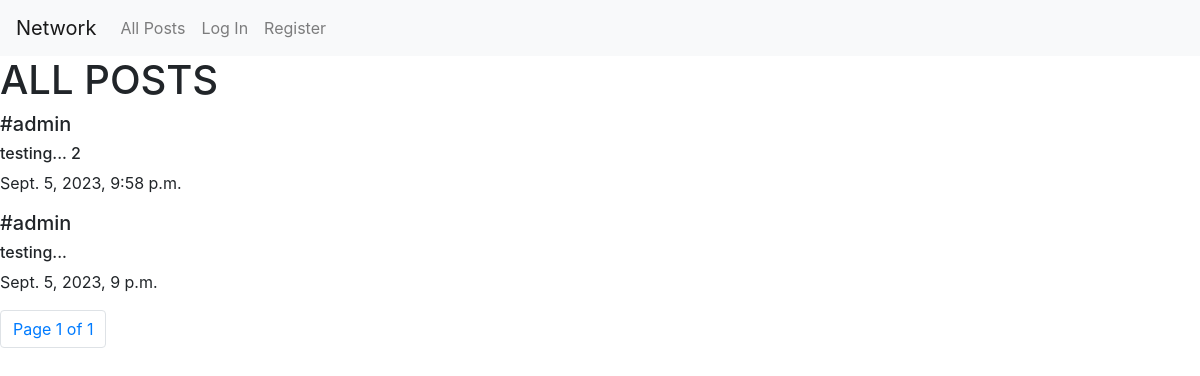
Before: / with the older database file.
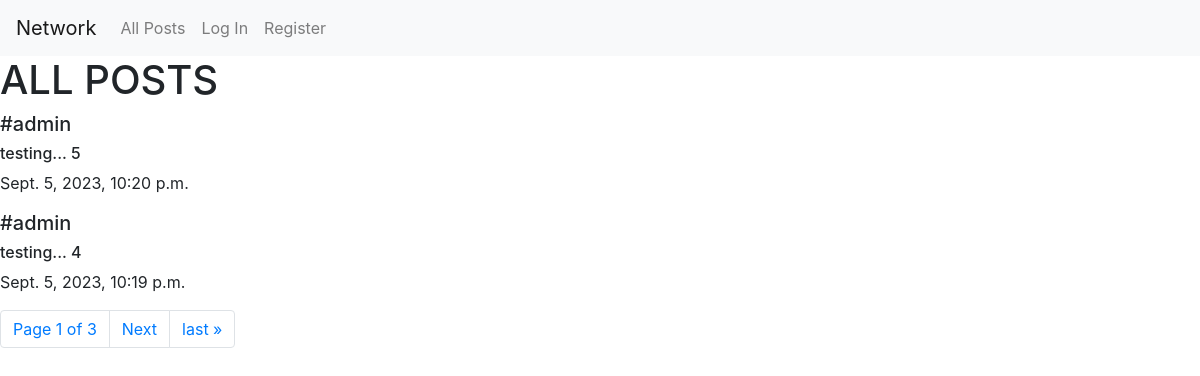
After: the same page with the newer database file.
### network/models.py (models this page shows, shortened)
class Post(models.Model):
    content = models.CharField(max_length=260)
    user = models.ForeignKey(User, on_delete=models.CASCADE, related_name="writer")
    date = models.DateTimeField(auto_now_add=True)

class User(AbstractUser):
    pass

### network/views.py (the view)
# urls.py: path("", views.index, name="index"),
def index(request):
    allPosts = Post.objects.all().order_by("id").reverse()
    paginator = Paginator(allPosts, 2)
    page_number = request.GET.get('page')
    page_obj = paginator.get_page(page_number)
    return render(request, "network/index.html", {
        "allPosts": allPosts,
        "page_obj": page_obj
    })

### network/templates/network/index.html (shortened to what this page needs)
{% extends "network/layout.html" %}
{% block body %}
    <div id="body">
        <h1>ALL POSTS</h1>
    </div>
    <div class="allPosts">
        {% for post in page_obj %}
            <div>
                <h5 class="username">#{{ post.user }}</h5>
                <h6 class="content">{{ post.content }}</h6>
                <p class="date">{{ post.date }}</p>
            </div>
        {% endfor %}
    </div>
    <nav aria-label="Page navigation example">
        <ul class="pagination">
                <li class="page-item"><a href="" class="page-link">Page {{ page_obj.number }} of {{ page_obj.paginator.num_pages }}</a></li>
            {% if page_obj.has_next %}
                <li class="page-item"><a class="page-link" href="?page={{ page_obj.next_page_number }}">Next</a></li>
                <li class="page-item"><a class="page-link" href="?page={{ page_obj.paginator.num_pages }}">last &raquo;</a></li>
            {% endif %}
        </ul>
      </nav>
{% endblock %}

### network/templates/network/layout.html (shortened to what this page needs)
{% load static %}
<!DOCTYPE html>
<html lang="en">
    <head>
        <link rel="stylesheet" href="https://stackpath.bootstrapcdn.com/bootstrap/4.4.1/css/bootstrap.min.css">
        <link href="{% static 'network/styles.css' %}" rel="stylesheet">
    </head>
    <body>
        <nav class="navbar navbar-expand-lg navbar-light bg-light">
            <a class="navbar-brand" href="#">Network</a>
            <div>
              <ul class="navbar-nav mr-auto">
                <li class="nav-item">
                  <a class="nav-link" href="{% url 'index' %}">All Posts</a>
                </li>
                {% if user.is_authenticated %}
                    <li class="nav-item">
                        <a class="nav-link" href="#">Following</a>
                    </li>
                    <li class="nav-item">
                        <a class="nav-link" href="{% url 'logout' %}">Log Out</a>
                    </li>
                {% else %}
                    <li class="nav-item">
                        <a class="nav-link" href="{% url 'login' %}">Log In</a>
                    </li>
                    <li class="nav-item">
                        <a class="nav-link" href="{% url 'register' %}">Register</a>
                    </li>
                {% endif %}
              </ul>
            </div>
          </nav>
        <div class="body">
            {% block body %}
            {% endblock %}
        </div>
    </body>
</html>

Changed rows visible on the page:
no longer on this page (row unchanged): Post: user "admin", content "testing... 2", date "Sept. 5, 2023, 9:58 p.m."
no longer on this page (row unchanged): Post: user "admin", content "testing...", date "Sept. 5, 2023, 9 p.m."
added Post: user "admin", content "testing... 5", date "Sept. 5, 2023, 10:20 p.m."
added Post: user "admin", content "testing... 4", date "Sept. 5, 2023, 10:19 p.m."
Other visible differences:
{{ page_obj.paginator.num_pages }}: "1" → "3"
text now shown: "Next last »"
